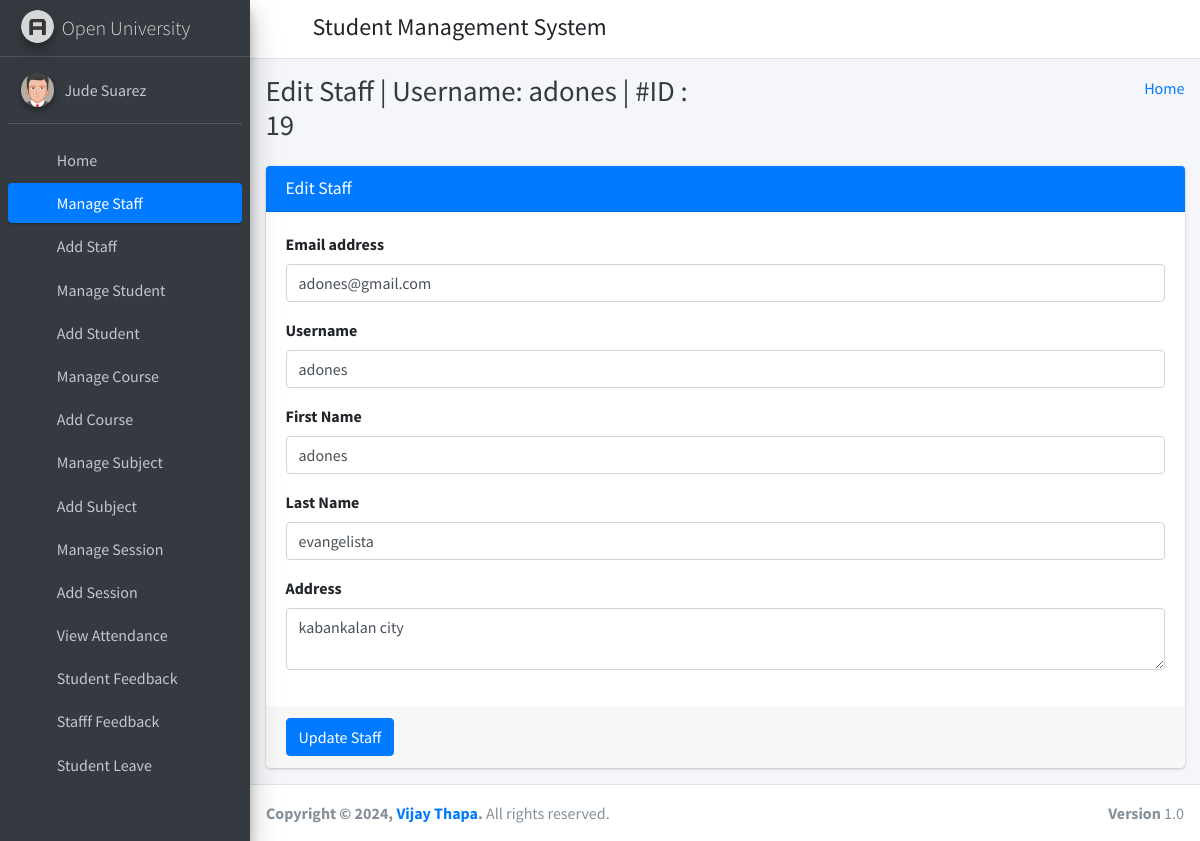
The app's page /edit_staff/19/ (signed in) with its own data.
### student_management_app/models.py (models this page shows)
class CustomUser(AbstractUser):
    user_type_data = ((1, "HOD"), (2, "Staff"), (3, "Student"))
    user_type = models.CharField(default=1, choices=user_type_data, max_length=10)

class Staffs(models.Model):
    id = models.AutoField(primary_key=True)
    admin = models.OneToOneField(CustomUser, on_delete = models.CASCADE)
    address = models.TextField()
    created_at = models.DateTimeField(auto_now_add=True)
    updated_at = models.DateTimeField(auto_now=True)
    objects = models.Manager()

### student_management_app/HodViews.py (the view)
# urls.py: path('edit_staff/<staff_id>/', HodViews.edit_staff, name="edit_staff"),
def edit_staff(request, staff_id):
    staff = Staffs.objects.get(admin=staff_id)
    context = {
        "staff": staff,
        "id": staff_id
    }
    return render(request, "hod_template/edit_staff_template.html", context)

### student_management_app/LoginCheckMiddleWare.py (called while the page is built, shortened)
    def process_view(self, request, view_func, view_args, view_kwargs):
        modulename = view_func.__module__
        user = request.user
        if user.is_authenticated:
            if user.user_type == "1":
                if modulename == "student_management_app.HodViews":
                    pass
                elif modulename == "student_management_app.views" or modulename == "django.views.static":
                    pass
                else:
                    return redirect("admin_home")
            else:
                return redirect("login")
        else:
            if request.path == reverse("login") or request.path == reverse("doLogin"):
                pass
            else:
                return redirect("login")

### student_management_app/templates/hod_template/edit_staff_template.html (shortened to what this page needs)
{% extends 'hod_template/base_template.html' %}
{% block page_title %}
    Edit Staff | Username: {{ staff.admin.username }} | #ID : {{ staff.admin.id }}
{% endblock page_title %}
{% block main_content %}
{% load static %}
<section class="content">
        <div class="container-fluid">
            <div class="row">
                <div class="col-md-12">
                    <div class="card card-primary">
                    <div class="card-header">
                        <h3 class="card-title">Edit Staff</h3>
                    </div>
                    <form role="form" method="POST" action="{% url 'edit_staff_save' %}">
                        <div class="card-body">
                            <div class="form-group">
                                <label>Email address</label>
                                <input type="email" class="form-control" name="email" value="{{ staff.admin.email }}">
                            </div>
                            <div class="form-group">
                                <label>Username</label>
                                <input type="text" class="form-control" name="username" value="{{ staff.admin.username }}">
                            </div>
                            <div class="form-group">
                                <label>First Name</label>
                                <input type="text" class="form-control" name="first_name" value="{{ staff.admin.first_name }}">
                            </div>
                            <div class="form-group">
                                <label>Last Name</label>
                                <input type="text" class="form-control" name="last_name" value="{{ staff.admin.last_name }}">
                            </div>
                            <div class="form-group">
                                <label>Address</label>
                                <textarea class="form-control" name="address">{{ staff.address }}</textarea>
                            </div>
                        </div>
                        <div class="card-footer">
                        <button type="submit" class="btn btn-primary">Update Staff</button>
                        </div>
                    </form>
                    </div>
                </div>
            </div>
        </div>
      </section>
  {% endblock main_content %}

### student_management_app/templates/hod_template/sidebar_template.html (shortened to what this page needs)
{% load static %}
<aside class="main-sidebar sidebar-dark-primary elevation-4">
      <a href="{% url 'admin_home' %}" class="brand-link">
        <img src="{% static 'dist/img/AdminLTELogo.png' %}" alt="AdminLTE Logo" class="brand-image img-circle elevation-3"
            style="opacity: .8">
        <span class="brand-text font-weight-light">Open University</span>
      </a>
      <div class="sidebar">
        <div class="user-panel mt-3 pb-3 mb-3 d-flex">
          <div class="image">
            <img src="{% static 'dist/img/user2-160x160.jpg' %}" class="img-circle elevation-2" alt="User Image">
          </div>
          <div class="info">
            <a href="{% url 'admin_profile' %}" class="d-block">{{ user.first_name }} {{ user.last_name }}</a>
          </div>
        </div>
        <nav class="mt-2">
          <ul class="nav nav-pills nav-sidebar flex-column" data-widget="treeview" role="menu" data-accordion="false">
            <li class="nav-item">
              {% url 'admin_home' as admin_home %}
              <a href="{{ admin_home }}" class="nav-link {% if request.path == admin_home %} active {% endif %}">
                <i class="nav-icon fas fa-tachometer-alt"></i>
                <p>
                  Home
                </p>
              </a>
            </li>
            <li class="nav-item">
              {% url 'manage_staff' as manage_staff %}
              {% url 'edit_staff' staff_id=id as edit_staff %}
              <a href="{{ manage_staff }}" class="nav-link {% if request.path == manage_staff %} active {% endif %} {% if request.path == edit_staff %} active {% endif %}">
                <i class="nav-icon fas fa-chalkboard-teacher"></i>
                <p>
                  Manage Staff
                </p>
              </a>
            </li>
            <li class="nav-item">
              {% url 'add_staff' as add_staff %}
              <a href="{{ add_staff }}" class="nav-link {% if request.path == add_staff %} active {% endif %}">
                <i class="nav-icon fas fa-th"></i>
                <p>
                  Add Staff
                </p>
              </a>
            </li>
            <li class="nav-item">
              {% url 'manage_student' as manage_student %}
              {% url 'edit_student' student_id=id as edit_student %}
              <a href="{{ manage_student }}" class="nav-link {% if request.path == manage_student %} active {% endif %} {% if request.path == edit_student %} active {% endif %}">
                <i class="nav-icon fas fa-user-graduate"></i>
                <p>
                  Manage Student
                </p>
              </a>
            </li>
            <li class="nav-item">
              {% url 'add_student' as add_student %}
              <a href="{{ add_student }}" class="nav-link {% if request.path == add_student %} active {% endif %}">
                <i class="nav-icon fas fa-th"></i>
                <p>
                  Add Student
                </p>
              </a>
            </li>
            <li class="nav-item">
              {% url 'manage_course' as manage_course %}
              {% url 'edit_course' course_id=id as edit_course %}
              <a href="{{ manage_course }}" class="nav-link {% if request.path == manage_course %} active {% endif %} {% if request.path == edit_course %} active {% endif %}">
                <i class="nav-icon fas fa-chalkboard"></i>
                <p>
                  Manage Course
                </p>
              </a>
            </li>
            <li class="nav-item">
            {% url 'add_course' as add_course %}
              <a href="{{ add_course }}" class="nav-link {% if request.path == add_course %} active {% endif %}">
                <i class="nav-icon fas fa-th"></i>
                <p>
                  Add Course
                </p>
              </a>
            </li>
            <li class="nav-item">
              {% url 'manage_subject' as manage_subject %}
              {% url 'edit_subject' subject_id=id as edit_subject %}
              <a href="{{ manage_subject }}" class="nav-link {% if request.path == manage_subject %} active {% endif %} {% if request.path == edit_subject %} active {% endif %}">
                <i class="nav-icon fas fa-book"></i>
                <p>
                  Manage Subject
                </p>
              </a>
            </li>
            <li class="nav-item">
              {% url 'add_subject' as add_subject %}
              <a href="{{ add_subject }}" class="nav-link {% if request.path == add_subject %} active {% endif %}">
                <i class="nav-icon fas fa-th"></i>
                <p>
                  Add Subject
                </p>
              </a>
            </li>
            <li class="nav-item">
              {% url 'manage_session' as manage_session %}
              {% url 'edit_session' session_id=id as edit_session %}
              <a href="{{ manage_session }}" class="nav-link {% if request.path == manage_session %} active {% endif %} {% if request.path == edit_session %} active {% endif %}">
                <i class="nav-icon fas fa-graduation-cap"></i>
                <p>
                  Manage Session
                </p>
              </a>
            </li>
            <li class="nav-item">
              {% url 'add_session' as add_session %}
              <a href="{{ add_session }}" class="nav-link {% if request.path == add_session %} active {% endif %}">
                <i class="nav-icon fas fa-th"></i>
                <p>
                  Add Session
                </p>
              </a>
            </li>
            <li class="nav-item">
              {% url 'admin_view_attendance' as admin_view_attendance %}
              <a href="{{ admin_view_attendance }}" class="nav-link {% if request.path == admin_view_attendance %} active {% endif %}">
                <i class="nav-icon fas fa-calendar-alt"></i>
                <p>
                  View Attendance
                </p>
              </a>
            </li>
            <li class="nav-item">
              {% url 'student_feedback_message' as student_feedback_message %}
              <a href="{{ student_feedback_message }}" class="nav-link {% if request.path == student_feedback_message %} active {% endif %}">
                <i class="nav-icon fas fa-th"></i>
                <p>
                  Student Feedback
                </p>
              </a>
            </li>
            <li class="nav-item">
              {% url 'staff_feedback_message' as staff_feedback_message %}
              <a href="{{ staff_feedback_message }}" class="nav-link {% if request.path == staff_feedback_message %} active {% endif %}">
                <i class="nav-icon fas fa-th"></i>
                <p>
                  Stafff Feedback
                </p>
              </a>
            </li>
            <li class="nav-item">
              {% url 'student_leave_view' as student_leave_view %}
              <a href="{{ student_leave_view }}" class="nav-link {% if request.path == student_leave_view %} active {% endif %}">
                <i class="nav-icon fas fa-th"></i>
                <p>
                  Student Leave
                </p>
              </a>
            </li>
            <li class="nav-item">
              {% url 'staff_leave_view' as staff_leave_view %}
              <a href="{{ staff_leave_view }}" class="nav-link {% if request.path == staff_leave_view %} active {% endif %}">
                <p>
                </p>
              </a>
            </li>
          </ul>
        </nav>
      </div>
    </aside>

### records on screen
CustomUser: first_name "Jude", last_name "Suarez"
Staffs: admin.username "adones", admin.id "19", email "adones@gmail.com", username "adones", first_name "adones", last_name "evangelista", address "kabankalan city"
